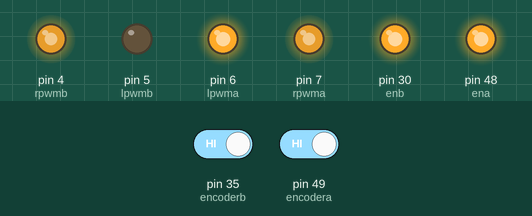
This sketch was run on a simulated Arduino Mega 2560, built with avr-gcc and run on an emulated ATmega2560. On the bench: output pins drawn as LEDs (lit = HIGH). The test bench sets the inputs (shaded band); at power-on: pin 35 (encoderb) HIGH, pin 49 (encodera) HIGH. What the sketch prints to the serial monitor is not drawn.

Above: at 0.1 s.
Timing chart, 0 to 1.6 s (numbered marks = the images above):
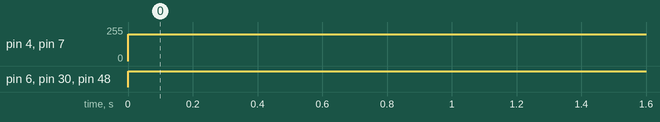

The sketch:

encoder_sample.ino
```cpp
int lpwmb = 5;
int enb = 30;
int rpwmb = 4;
int lpwma = 6;
int rpwma = 7;
int ena = 48;
int encodera = 49;
int encoderb = 35;
float different = 0 ;
int val = 0;
int val2 = 0;
int state =1;
float fq = 0;
float fq2 = 0;
int i1 = 0;
int i2 = 0;

void setup()
{
  pinMode(lpwmb,OUTPUT);
  pinMode(enb,OUTPUT);
  pinMode(rpwmb,OUTPUT);
  pinMode(lpwma,OUTPUT);
  pinMode(rpwma,OUTPUT);
  pinMode(ena,OUTPUT);
  pinMode(encodera,INPUT);
  pinMode(encoderb,INPUT);
  Serial.begin(9600);
}
void loop()
{
  digitalWrite(lpwma,HIGH);
  digitalWrite(ena,HIGH);
  digitalWrite(rpwmb,HIGH);
  digitalWrite(enb,HIGH);
  analogWrite(rpwma,0);
  analogWrite(rpwmb,0);
  int i1 = 200 ;
  int i2 = 200;
  analogWrite(rpwma,i1);
  analogWrite(rpwmb,i2);
  val = digitalRead(49);
  val2 =digitalRead(35);
  float halfcycle = pulseIn(49,LOW);
  float halfcycle2 =pulseIn(35,LOW);
  float fq = 1000/(halfcycle*2);
  float fq2 = 1000/(halfcycle2 *2);
  different = fq - fq2;
  Serial.println("*");
  Serial.println(fq);
      Serial.println("*");
      Serial.println(fq2);
  while(different!=0)
  {
    if(different > 0)
    {
      i2 = i2++;
      i1 = i1--;
      analogWrite(rpwma,i1);
      analogWrite(rpwmb,i2);
      val = digitalRead(49);
      val2 =digitalRead(35);
      float halfcycle = pulseIn(49,LOW);
      float halfcycle2 =pulseIn(35,LOW);
      float fq = 1000/(halfcycle*2);
      float fq2 = 1000/(halfcycle2 *2);
      different = fq - fq2;
      Serial.println("i2++");
      Serial.println(different);
      Serial.println(fq);
      Serial.println(fq2);
      Serial.println(i1);
      Serial.println(i2);
    }
    else
    {
      i1 = i1++;
      i2 = i2--;
      analogWrite(rpwma,i1);
      analogWrite(rpwmb,i2);
      val = digitalRead(49);
      val2 =digitalRead(35);
      float halfcycle = pulseIn(49,LOW);
      float halfcycle2 =pulseIn(35,LOW);
      float fq = 1000/(halfcycle*2);
      float fq2 = 1000/(halfcycle2 *2);
      different = fq - fq2;
      Serial.println("i1++");
      Serial.println(different);
      Serial.println(fq);
      Serial.println(fq2);
      Serial.println(i1);
      Serial.println(i2);
    }

  }

}
```

Measured:
- by itself, pin 4 (rpwmb), pin 7 (rpwma): 0/255 → 200/255 at 0.00 s
- by itself, pin 6 (lpwma), pin 30 (enb), pin 48 (ena): LOW → HIGH at 0.00 s
